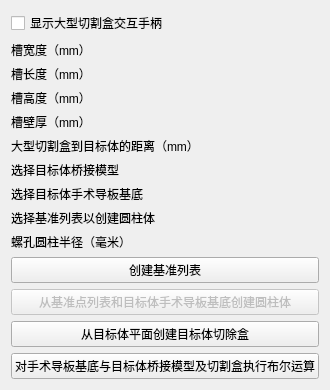
    <widget class="ctkCollapsibleButton" name="CollapsibleButton_4" native="true">
     <property name="text" stdset="0">
      <string>Mandible Surgical Guide Generation</string>
     </property>
     <layout class="QVBoxLayout" name="verticalLayout_5">
      <item>
       <widget class="QCheckBox" name="showBiggerSawBoxesInteractionHandlesCheckBox">
        <property name="text">
         <string>显示大型切割盒交互手柄</string>
        </property>
       </widget>
      </item>
      <item>
       <layout class="QFormLayout" name="formLayout_5">
        <property name="topMargin">
         <number>0</number>
        </property>
        <item row="1" column="0">
         <widget class="QLabel" name="label_28">
          <property name="text">
           <string>槽宽度（mm）</string>
          </property>
         </widget>
        </item>
        <item row="1" column="1">
         <widget class="ctkDoubleSpinBox" name="sawBoxSlotWidthSpinBox" native="true">
          <property name="decimals" stdset="0">
           <number>1</number>
          </property>
          <property name="maximum" stdset="0">
           <double>60.000000000000000</double>
          </property>
          <property name="singleStep" stdset="0">
           <double>0.100000000000000</double>
          </property>
          <property name="value" stdset="0">
           <double>1.000000000000000</double>
          </property>
         </widget>
        </item>
        <item row="2" column="0">
         <widget class="QLabel" name="label_27">
          <property name="text">
           <string>槽长度（mm）</string>
          </property>
         </widget>
        </item>
        <item row="2" column="1">
         <widget class="ctkDoubleSpinBox" name="sawBoxSlotLengthSpinBox" native="true">
          <property name="decimals" stdset="0">
           <number>1</number>
          </property>
          <property name="singleStep" stdset="0">
           <double>0.100000000000000</double>
          </property>
          <property name="value" stdset="0">
           <double>20.000000000000000</double>
          </property>
         </widget>
        </item>
        <item row="3" column="0">
         <widget class="QLabel" name="label_26">
          <property name="text">
           <string>槽高度（mm）</string>
          </property>
         </widget>
        </item>
        <item row="3" column="1">
         <widget class="ctkDoubleSpinBox" name="sawBoxSlotHeightSpinBox" native="true">
          <property name="decimals" stdset="0">
           <number>1</number>
          </property>
          <property name="singleStep" stdset="0">
           <double>0.100000000000000</double>
          </property>
          <property name="value" stdset="0">
           <double>15.000000000000000</double>
          </property>
         </widget>
        </item>
        <item row="4" column="0">
         <widget class="QLabel" name="label_25">
          <property name="text">
           <string>槽壁厚（mm）</string>
          </property>
         </widget>
        </item>
        <item row="4" column="1">
         <widget class="ctkDoubleSpinBox" name="sawBoxSlotWallSpinBox" native="true">
          <property name="decimals" stdset="0">
           <number>1</number>
          </property>
          <property name="maximum" stdset="0">
           <double>20.000000000000000</double>
          </property>
          <property name="singleStep" stdset="0">
           <double>0.100000000000000</double>
          </property>
          <property name="value" stdset="0">
           <double>3.000000000000000</double>
          </property>
         </widget>
        </item>
        <item row="5" column="0">
         <widget class="QLabel" name="label_24">
          <property name="text">
           <string>大型切割盒到目标体的距离（mm）</string>
          </property>
         </widget>
        </item>
        <item row="5" column="1">
         <widget class="ctkDoubleSpinBox" name="biggerSawBoxDistanceToMandibleSpinBox" native="true">
          <property name="decimals" stdset="0">
           <number>1</number>
          </property>
          <property name="maximum" stdset="0">
           <double>50.000000000000000</double>
          </property>
          <property name="singleStep" stdset="0">
           <double>0.100000000000000</double>
          </property>
          <property name="value" stdset="0">
           <double>3.000000000000000</double>
          </property>
         </widget>
        </item>
        <item row="6" column="0">
         <widget class="QLabel" name="label_29">
          <property name="text">
           <string>选择目标体桥接模型</string>
          </property>
         </widget>
        </item>
        <item row="6" column="1">
         <widget class="qMRMLNodeComboBox" name="mandibleBridgeModelSelector" native="true">
          <property name="enabled">
           <bool>false</bool>
          </property>
          <property name="nodeTypes" stdset="0">
           <stringlist>
            <string>vtkMRMLModelNode</string>
           </stringlist>
          </property>
          <property name="noneEnabled" stdset="0">
           <bool>true</bool>
          </property>
         </widget>
        </item>
        <item row="7" column="0">
         <widget class="QLabel" name="label_30">
          <property name="text">
           <string>选择目标体手术导板基底</string>
          </property>
         </widget>
        </item>
        <item row="7" column="1">
         <widget class="qMRMLNodeComboBox" name="mandibleSurgicalGuideBaseSelector" native="true">
          <property name="nodeTypes" stdset="0">
           <stringlist>
            <string>vtkMRMLModelNode</string>
           </stringlist>
          </property>
         </widget>
        </item>
        <item row="8" column="0">
         <widget class="QLabel" name="label_31">
          <property name="text">
           <string>选择基准列表以创建圆柱体</string>
          </property>
         </widget>
        </item>
        <item row="8" column="1">
         <widget class="qMRMLNodeComboBox" name="mandibleFiducialListSelector" native="true">
          <property name="nodeTypes" stdset="0">
           <stringlist>
            <string>vtkMRMLMarkupsFiducialNode</string>
           </stringlist>
          </property>
         </widget>
        </item>
        <item row="9" column="0">
         <widget class="QLabel" name="label_32">
          <property name="text">
           <string>螺孔圆柱半径（毫米）</string>
          </property>
         </widget>
        </item>
        <item row="9" column="1">
         <widget class="ctkDoubleSpinBox" name="mandibleScrewHoleCylinderRadiusSpinBox" native="true">
          <property name="decimals" stdset="0">
           <number>1</number>
          </property>
          <property name="maximum" stdset="0">
           <double>5.000000000000000</double>
          </property>
          <property name="singleStep" stdset="0">
           <double>0.100000000000000</double>
          </property>
          <property name="value" stdset="0">
           <double>1.500000000000000</double>
          </property>
         </widget>
        </item>
       </layout>
      </item>
      <item>
       <widget class="QPushButton" name="createMandibleCylindersFiducialListButton">
        <property name="text">
         <string>创建基准列表</string>
        </property>
       </widget>
      </item>
      <item>
       <widget class="QPushButton" name="createCylindersFromFiducialListAndMandibleSurgicalGuideBaseButton">
        <property name="enabled">
         <bool>false</bool>
        </property>
        <property name="text">
         <string>从基准点列表和目标体手术导板基底创建圆柱体</string>
        </property>
       </widget>
      </item>
      <item>
       <widget class="QPushButton" name="createSawBoxesFromFirstAndLastMandiblePlanesButton">
        <property name="text">
         <string>从目标体平面创建目标体切除盒</string>
        </property>
       </widget>
      </item>
      <item>
       <widget class="QPushButton" name="makeBooleanOperationsToMandibleSurgicalGuideBaseButton">
        <property name="text">
         <string>对手术导板基底与目标体桥接模型及切割盒执行布尔运算</string>
        </property>
       </widget>
      </item>
     </layout>
    </widget>
